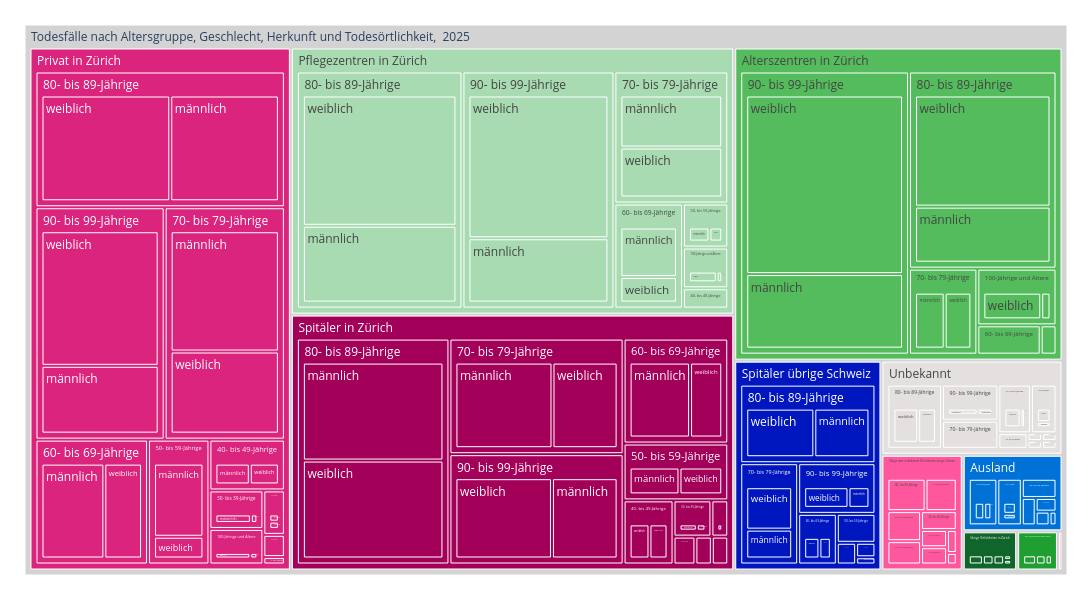

Source (notebook cell):
### Code cell
treeMap5 = mypy_dv.plot_px_treemap(
    data=data2betested.loc[data_max_date].reset_index().query("AnzSterWir>0")
    ,levels=['TodOertlichkeitLevel3Lang','AlterV10Lang','SexLang', ]
    ,values="AnzSterWir"
    ,color="TodOertlichkeitLevel3Lang"
    #, color_continuous_scale='Blues'
    ,color_discrete_map=farben_dict_zc
    ,height=600
    ,width=1100               
    #,margin_val_bottom=25
    ,myHeaderTitle="Todesfälle nach Altersgruppe, Geschlecht, Herkunft und Todesörtlichkeit,  "+data_max_date
)
treeMap5

### Figure 1 — Plotly figure (JSON) as saved in the notebook; plotly's stock layout.template omitted (floating-point values rounded to 4 significant figures; data arrays with more than 128 entries replaced by an {"elided": "..."} marker saying what was removed)
{"data": [{"branchvalues": "total", "customdata": {"elided": "227x1 str values"}, "domain": {"x": [0, 1], "y": [0, 1]}, "hovertemplate": "%{label}<br><br>Anzahl:<br>%{value}<extra></extra>", "ids": {"elided": "227 str values"}, "labels": {"elided": "227 str values"}, "marker": {"colors": {"elided": "227 str values"}}, "name": "", "parents": {"elided": "227 str values"}, "root": {"color": "grey"}, "type": "treemap", "values": {"elided": "227 int values"}}], "layout": {"height": 600, "legend": {"tracegroupgap": 0}, "margin": {"b": 25, "l": 25, "r": 25, "t": 25}, "width": 1100}}
